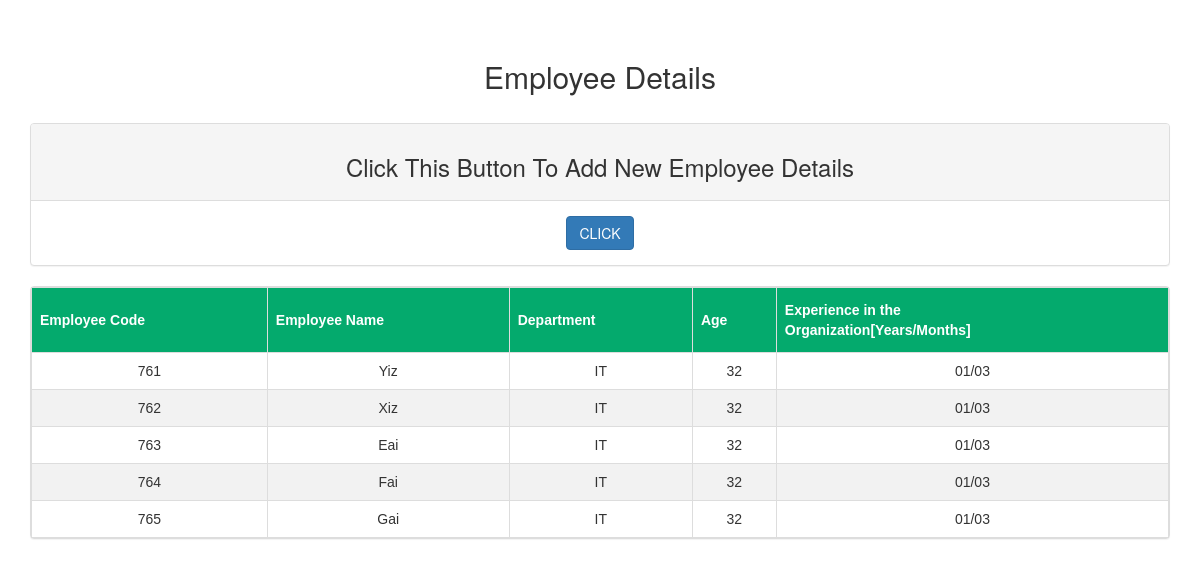
The page / on the database its author committed.
### tables this page shows
CREATE TABLE IF NOT EXISTS `employeetab` (
  `EmpCode` varchar(10) NOT NULL,
  `EmpName` varchar(40) NOT NULL,
  `DepCode` int(2) DEFAULT NULL,
  `DateOfBirth` date DEFAULT NULL,
  `DateOfJoin` date DEFAULT NULL,
  PRIMARY KEY (`EmpCode`),
  KEY `DepCode` (`DepCode`)
);

CREATE TABLE IF NOT EXISTS `deptab` (
  `DepId` int(2) NOT NULL AUTO_INCREMENT,
  `DepName` varchar(20) NOT NULL,
  PRIMARY KEY (`DepId`)
);

### db.cls.php (called while the page is built)
<?php
class DBConnection
{
	private $con;
	function __construct()
	{
		$this->con=mysqli_connect(DB_HOST,DB_UN,DB_PWD);
		mysqli_select_db($this->con,DB_Name);
	}
	function runQuery($sql)
	{
		$res=mysqli_query($this->con,$sql);
		if($res==false)
		{
			return mysqli_error($this->con);
		}
		else
		{
			return $res;
		}
	}
}
?>

### db.inc.php (called while the page is built)
<?php
$db=new DBConnection();
?>

### index.php (the view, shortened to what this page needs)
<!DOCTYPE html>
<html>
   <head>
     <link rel="stylesheet" href="https://maxcdn.bootstrapcdn.com/bootstrap/3.3.7/css/bootstrap.min.css">
   </head>
   <body>
    <div class="container">
     <br />
     <br />
	  <h2 align="center">Employee Details</h2>
      <br />
      <div class="panel panel-default">
          <div class="panel-heading">
		  <h3 align="center">Click This Button To Add New Employee Details</h3>
          </div>
          <div class="panel-body">
            <div class="row" id="upload_area">
			<div align="center">
				<a href="indeximport.php" class="btn btn-primary">CLICK</a>
			</div>
            </div>
          </div>
        </div>
	<?php
                require_once('config.inc.php');
		require_once('db.cls.php');
		require_once('db.inc.php');
		$qry="SELECT employeetab.EmpCode, employeetab.EmpName, deptab.DepName,
		DATE_FORMAT( FROM_DAYS( DATEDIFF( now( ) , employeetab.DateOfBirth ) ) , '%Y' ) +0 AS Age,
		DATE_FORMAT( FROM_DAYS( DATEDIFF( now( ) , employeetab.DateOfJoin ) ) , '%y/%m' ) AS Experience
		FROM employeetab
		INNER JOIN deptab
WHERE employeetab.DepCode = deptab.DepId";
                $res1=$db->runQuery($qry);
		if(!$res1)
                {
		echo "error";
                }
                else
                {
					 ?>
					 <div class="panel panel-default">
					 <table id="tbstyle">
						<tr class="panel-h"><th>Employee Code</th><th>Employee Name</th>
						<th>Department</th><th>Age</th><th>Experience in the<br>Organization[Years/Months]</th></tr>
					<?php
				     $arr=mysqli_fetch_array($res1);
					 if(count($arr)==0)
					 {
						 echo '<style type="text/css">
									#tbstyle{ display:none; }
								</style>';
						 echo "<h2 align='center'>No Employees to show</h2>";
					 }
					 else
					 {
						 while($arr=mysqli_fetch_array($res1))
						 {
						 echo "<tr><td>".$arr['EmpCode']."</td><td>".$arr["EmpName"]."</td><td>".
						$arr["DepName"]."</td><td>".$arr["Age"]."</td><td>".$arr["Experience"]."</td>
						</tr>";
						 }
					 }
					?>
					</table>
					<?php
				}
		?>
	</div>
   </body>
</html>

### config.inc.php (shortened to what this page needs)
<!DOCTYPE html PUBLIC "-//W3C//DTD XHTML 1.0 Transitional//EN" "http://www.w3.org/TR/xhtml1/DTD/xhtml1-transitional.dtd">
<html xmlns="http://www.w3.org/1999/xhtml">
<head>
</head>
<body>
</body>
</html>

### index.php (style rules this page uses)
#tbstyle { font-family: Arial, Helvetica, sans-serif; border-collapse: collapse; width: 100%; }
#tbstyle td, #tbstyle th { border: 1px solid #ddd; padding: 8px; }
#tbstyle tr:nth-child(even) { background-color: #f2f2f2; }
#tbstyle th { padding-top: 12px; padding-bottom: 12px; text-align: left; background-color: #04AA6D; color: white; }
th,td { text-align:center; cell-padding:5px; cell-spacing:3px; border-style: }
#tbstyle { display:true; }

### rows shown on the page
employeetab: EmpCode "761", EmpName "Yiz", DepCode.DepName "IT", Age "32", Experience "01/03"
employeetab: EmpCode "762", EmpName "Xiz", DepCode.DepName "IT", Age "32", Experience "01/03"
employeetab: EmpCode "763", EmpName "Eai", DepCode.DepName "IT", Age "32", Experience "01/03"
employeetab: EmpCode "764", EmpName "Fai", DepCode.DepName "IT", Age "32", Experience "01/03"
employeetab: EmpCode "765", EmpName "Gai", DepCode.DepName "IT", Age "32", Experience "01/03"
